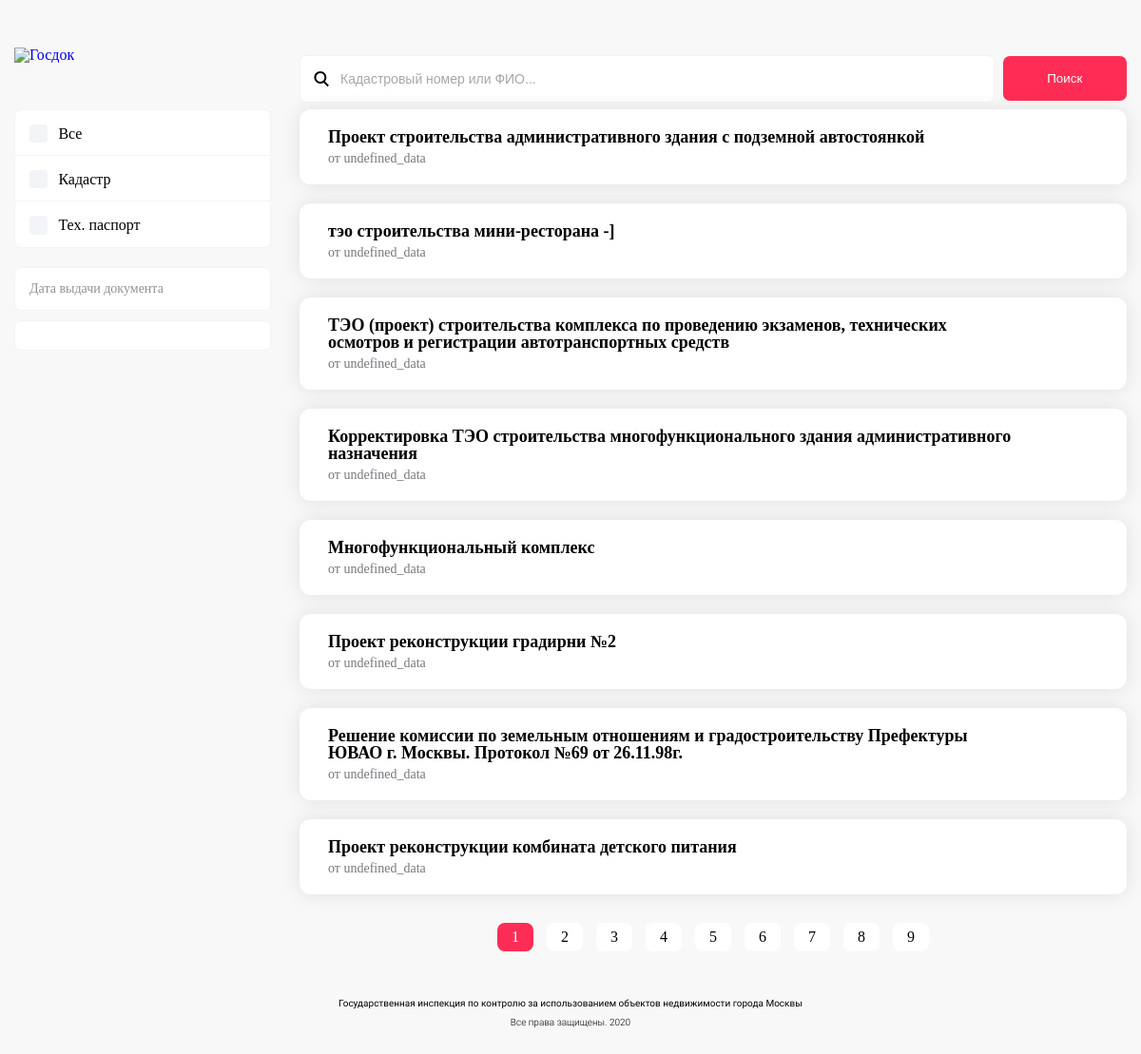
/dashboard, run on the app's committed database.
### application/model/Classes/CLASS1Collection.py (models this page shows)
class CLASS1Collection(Base):
    __tablename__ = "class1"
    id = Column(Integer, primary_key=True)
    number = Column(String)  # Идентификационный номер документа
    imagepath = Column(String)  # Ориг. данные
    district = Column(String)  # Административный округ
    region = Column(String)  # Район
    address = Column(String)  # Адрес
    objectname = Column(String)  # Наименование объекта
    objectpurpose = Column(String)  # Функциональное назначение объекта

### application/dashboard/view/views.py (the view)
def dashboard():
    model = GlobalApplicationModel()
    return render_template("index.html", model=model)

### application/model/Classes/CLASS1Collection.py (called while the page is built)
    @property
    def type_doc(self) -> str:
        return "Свидетельство об утверждении архитектурно-градостроительного решения"

    @property
    def num_doc(self) -> str:
        return self.number if self.number else "Пусто"

    @property
    def date_doc(self) -> int:
        return 1

    @property
    def institution(self) -> str:
        return "Комитет по архитектуре и градостроительству г. Москвы"

    @property
    def class_id(self):
        return "class1"

### application/model/GlobalApplicationModel.py (called while the page is built)
def init(collection) -> BaseDocument:
    if isinstance(collection, CLASS1Collection):
        return CLASS1Document(**vars(collection))

def session_closure(function):
    def wrapper(self, *args):
        session.close()
        return function(self)
    return wrapper

    @session_closure
    def __fetch_documents(self) -> [BaseDocument]:
        return [init(collection) for document in self.__collections for collection in session.query(document).all()]

    def __documentsPagination(self):
        page = request.args.get("page")
        if page and int(page):
            self.__current_page = int(page)
        else:
            self.__current_page = 1
        self.__pages = self.count // 8 + 1
        return self.__documents[0:8] if self.current_page == 1 else self.__documents[
                                                                    self.current_page * 8:self.current_page * 8 + 8]

    @property
    def count(self) -> int:
        return len(self.__documents)

    @property
    def documentsWithPagination(self):
        return self.__documentsForDashboard

    @property
    def pages(self) -> int:
        return self.__pages

    @property
    def current_page(self) -> int:
        return self.__current_page

### application/dashboard/templates/index.html (shortened to what this page needs)
{% extends "base.html" %}
{% block content %}
    {% for document in model.documentsWithPagination %}
    <div class="item d-flex flex-wrap">
        <div class="name">
            <a href="#">
                {{document.objectname}}
                <span class="desc">от undefined_data</span>
            </a>
        </div>
        <div class="controls">
            <a href="javascript:void(0);" class="download"></a>
        </div>
    </div>
    {% endfor %}
    <div class="pagination">
        <ul class="d-flex d-flex justify-content-center">
            {% for page in range(1, model.pages) %}
                {%if page == model.current_page %}
                    <li class="active"><a href="#">{{page}}</a></li>
                {% else %}
                    <li><a href="?page={{page}}">{{page}}</a></li>
                {%endif%}
            {%endfor%}
        </ul>
    </div>
{% endblock %}

### application/dashboard/templates/base.html (shortened to what this page needs)
<!DOCTYPE html>
<html lang="ru">
<head>
    <link rel="stylesheet" href="https://stackpath.bootstrapcdn.com/bootstrap/4.5.0/css/bootstrap-grid.min.css">
    <link rel="stylesheet" href="../static/fonts/sfui/stylesheet.css">
    <link rel="stylesheet" href="../static/fonts/roboto/stylesheet.css">
    <link rel="stylesheet" href="../static/css/jquery-ui-1.10.3.custom.css">
    <link rel="stylesheet" href="../static/css/desktop.css">
</head>
<body>
    <div class="wrapper search results d-flex flex-column justify-content-between align-items-center">
        <div class="container">
            <div class="row search-panel">
                <div class="col-lg-3">
                    <div class="logo">
                        <a href="#"><img src="../static/img/logo-cifro.svg" alt="Госдок"></a>
                    </div>
                </div>
                <div class="col-lg-9">
                    <form class="d-flex flex-wrap justify-content-between">
                        <div class="search-input">
                            <input type="text" class="form-control" id="search-input" placeholder="Кадастровый номер или ФИО...">
                        </div>
                        <button type="submit" class="btn btn-primary">Поиск</button>
                    </form>
                </div>
            </div>
            <div class="row">
                <div class="col-lg-3">
                    <div class="type-menu">
                        <ul>
                            <li><input type="checkbox" id="docs-all"> <label class="all" for="docs-all">Все</label></li>
                            <li><input type="checkbox" id="docs-kadastr"> <label for="docs-kadastr">Кадастр</label></li>
                            <li><input type="checkbox" id="docs-tehpass"> <label for="docs-tehpass">Тех. паспорт</label></li>
                        </ul>
                    </div>
                    <div class="select-date">
                        <div class="dp">Дата выдачи документа</div>
                    </div>
                    <div class="date-picker">
                    </div>
                </div>
                <div class="col-lg-9">
                    <div class="res-items">
                        {% if model.count > 0 %}
                        {% block content %}{% endblock %}
                        {% else %}
                        <p class="empty_content">Здесь пусто. В базе данных нет документов</p>
                        {% endif %}
                    </div>
                </div>
            </div>
        </div>
        <div class="container">
            <div class="footer">
                Государственная инспекция по контролю за использованием объектов недвижимости города Москвы
                <div class="copyright">Все права защищены. 2020</div>
            </div>
        </div>
    </div>
</body>
</html>

### data on the page
CLASS1Collection: objectname "Проект строительства административного здания с подземной автостоянкой"
CLASS1Collection: objectname "тэо строительства мини-ресторана -]"
CLASS1Collection: objectname "ТЭО (проект) строительства комплекса по проведению экзаменов, технических осмотров и регистрации автотранспортных средств"
CLASS1Collection: objectname "Корректировка ТЭО строительства многофункционального здания административного назначения"
CLASS1Collection: objectname "Многофункциональный комплекс"
CLASS1Collection: objectname "Проект реконструкции градирни №2"
CLASS1Collection: objectname "Решение комиссии по земельным отношениям и градостроительству Префектуры ЮВАО г. Москвы. Протокол №69 от 26.11.98г."
CLASS1Collection: objectname "Проект реконструкции комбината детского питания"

### other printed values
{{ page }} "1"
{{ page }} "2" "3" "4" "5" "6" "7" "8" "9"
